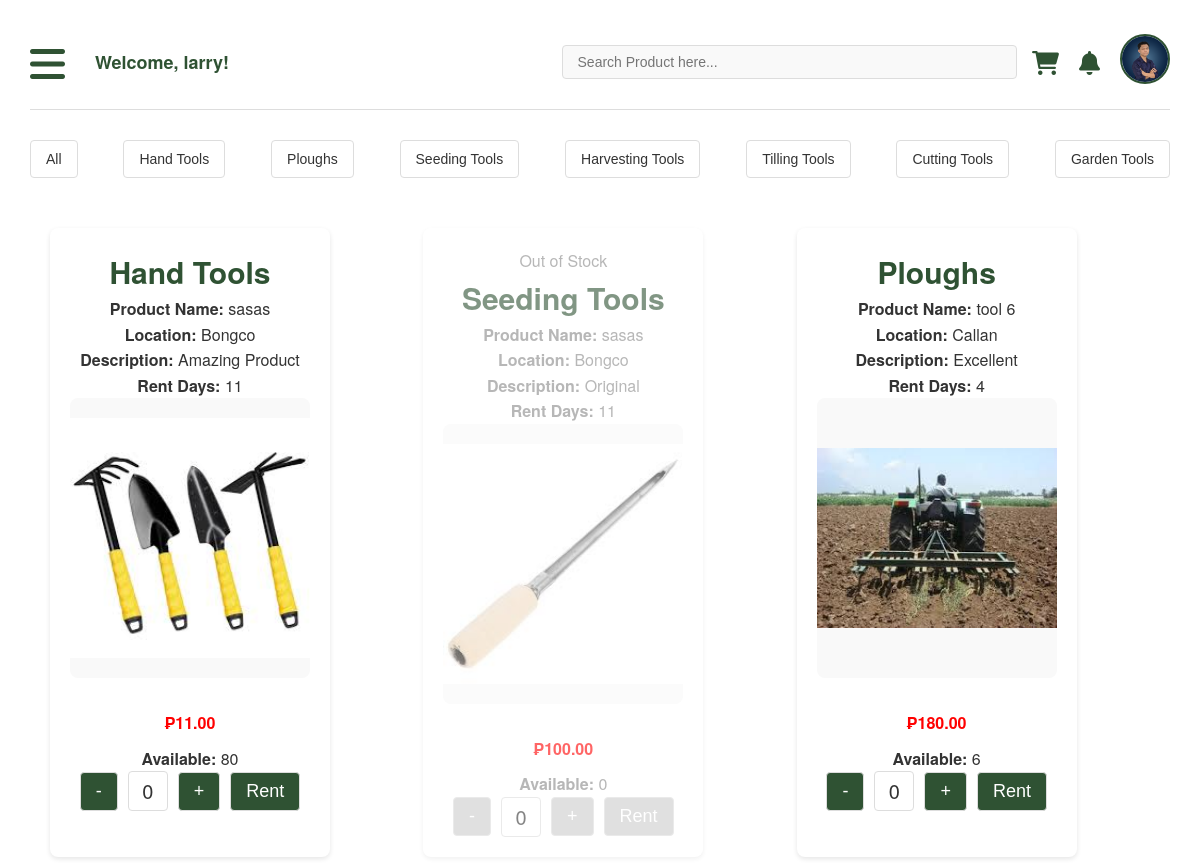
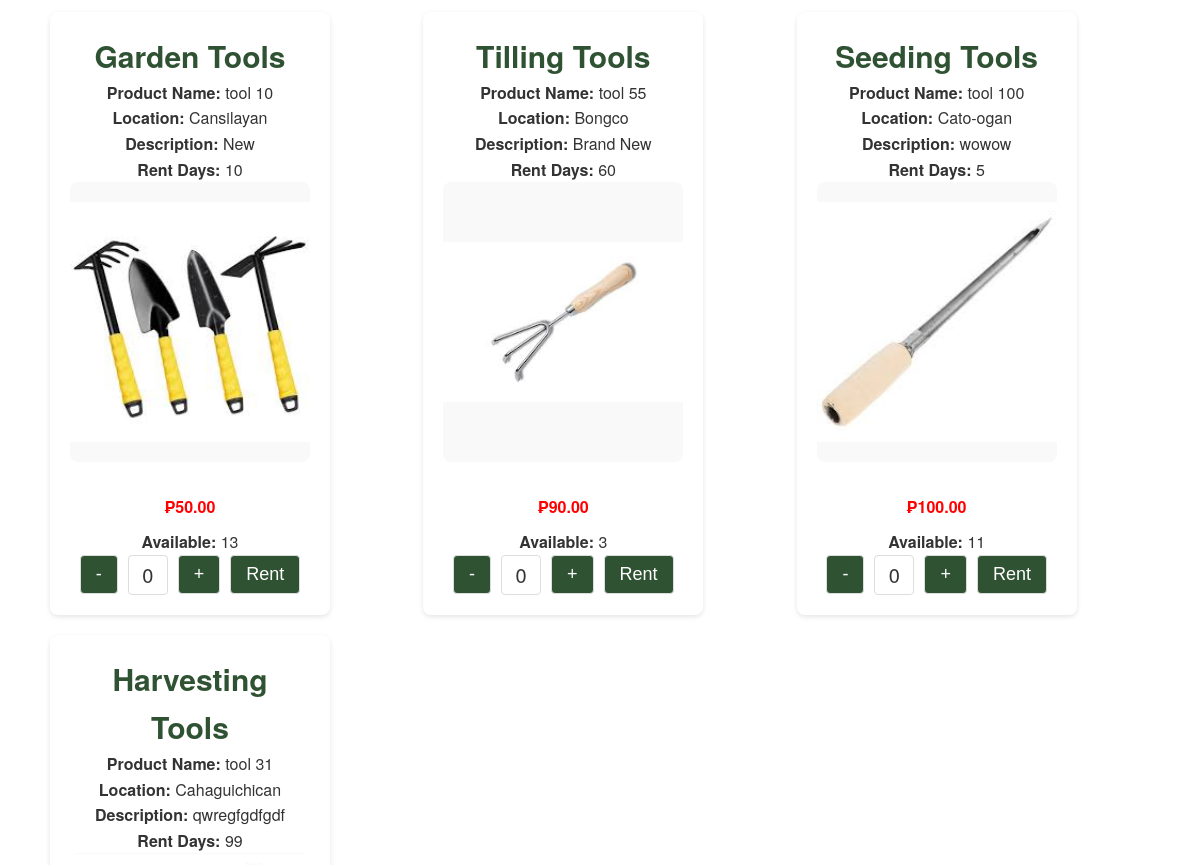
The app's page /index/CustomerDashboard.php (signed in, upper part), older data (2 pictures, top to bottom).
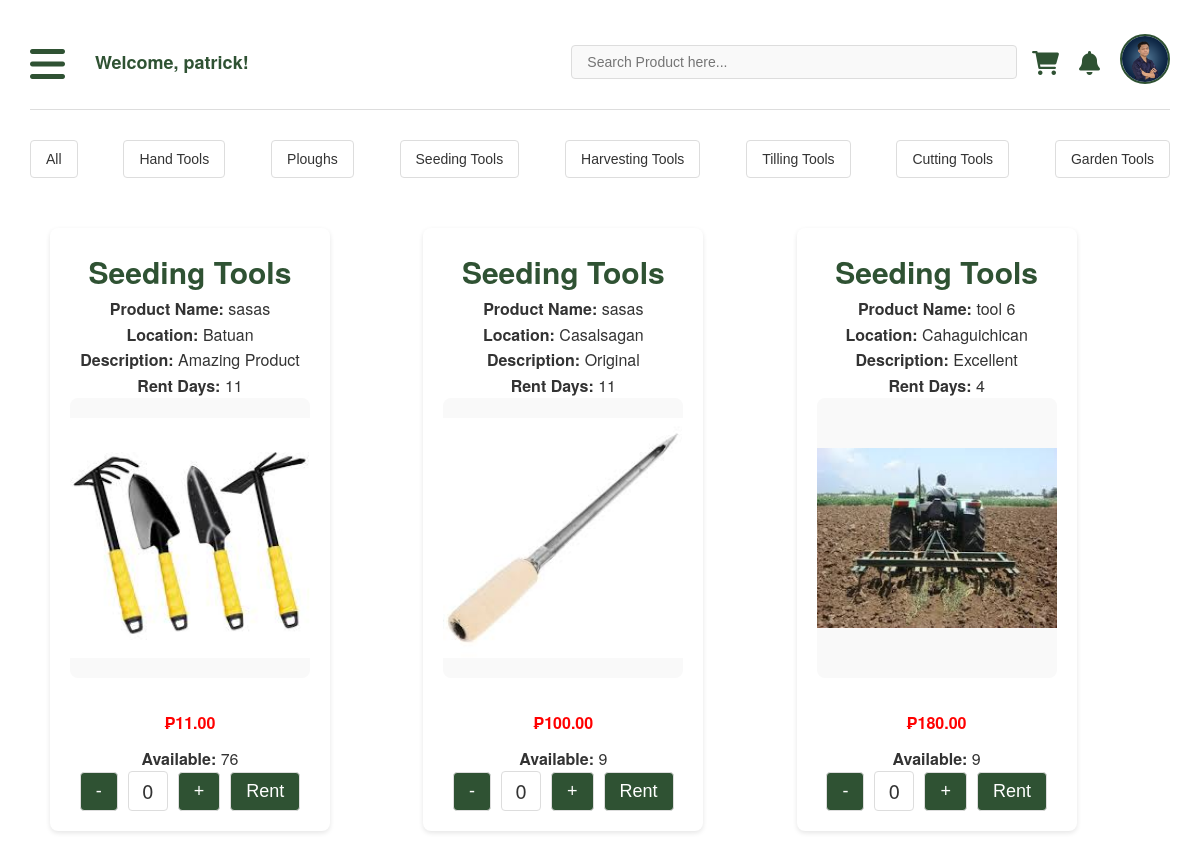
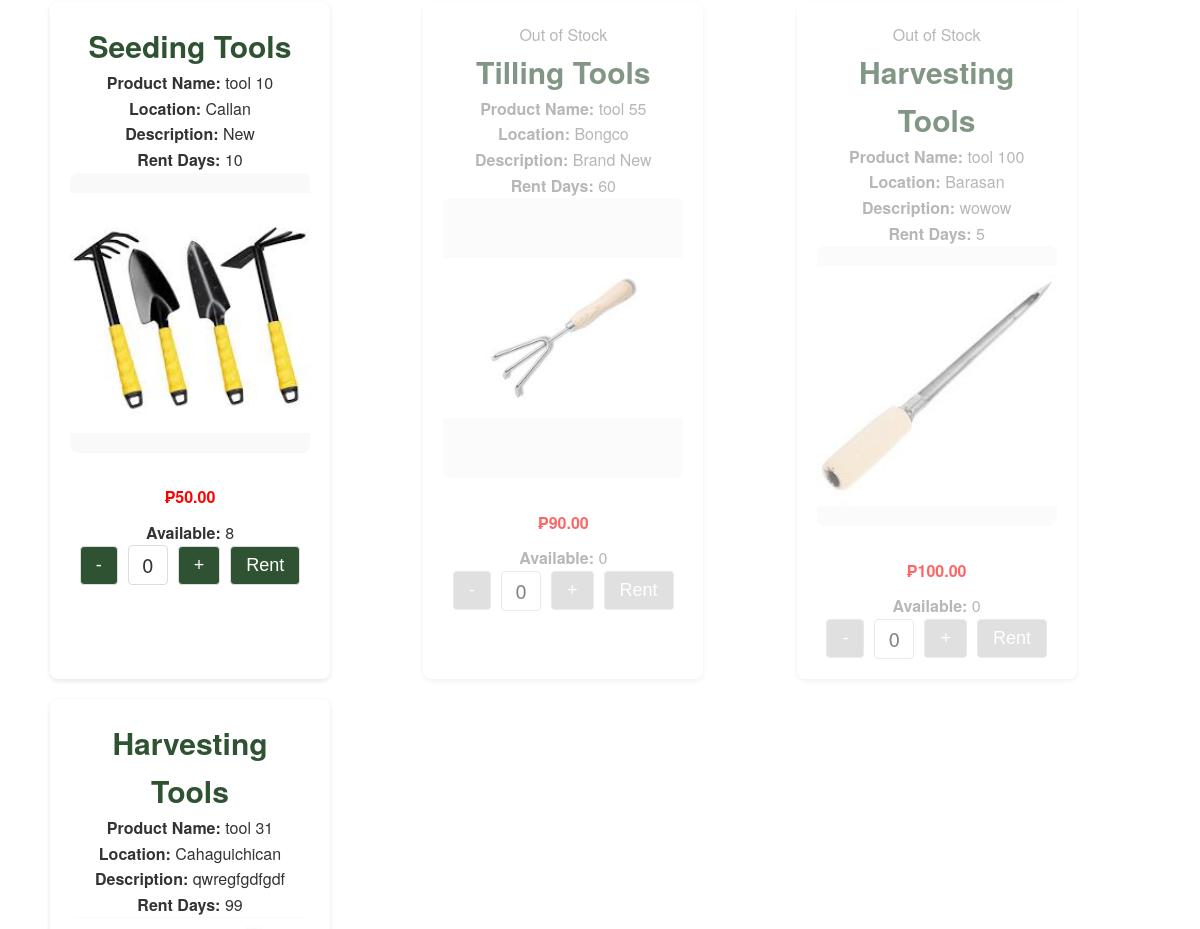
The same page, newer data (2 pictures, top to bottom).
### tables this page shows
CREATE TABLE `products` (
  `id` int(11) NOT NULL,
  `product_name` varchar(255) NOT NULL,
  `location` varchar(255) NOT NULL,
  `description` text DEFAULT NULL,
  `quantity` int(11) NOT NULL,
  `categories` varchar(255) NOT NULL,
  `price` decimal(10,2) NOT NULL,
  `image` varchar(255) NOT NULL,
  `status` enum('pending','approved','declined') DEFAULT 'pending',
  `rent_days` int(11) NOT NULL,
  `created_at` timestamp NOT NULL DEFAULT current_timestamp(),
  `penalty_amount` decimal(10,2) DEFAULT 0.05
);

### index/CustomerDashboard.php (the view, shortened to what the changed rows need)
<?php
include 'config.php';
$sql = "SELECT id, categories, product_name, location, description, rent_days, price, created_at, image, quantity FROM products WHERE status = 'approved'";
$result = $conn->query($sql);
?>
<!DOCTYPE html>
<html lang="en">
<head>
    <link href="https://cdnjs.cloudflare.com/ajax/libs/font-awesome/6.0.0-beta3/css/all.min.css" rel="stylesheet">
    <link rel="stylesheet" href="css/Customercss.css?v=1.0">
</head>
<body>
    <div class="main-content">
        <header>
            <div class="user-welcome">
                <p>Welcome, <?php echo htmlspecialchars($_SESSION['firstname']); ?>!</p>
            </div>
        </header>
        <div class="menu-items" id="menu-items">
            <?php
            if ($result->num_rows > 0) {
                while ($row = $result->fetch_assoc()) {
                    $categories = htmlspecialchars($row['categories']);
                    $productName = htmlspecialchars($row['product_name']);
                    $location = htmlspecialchars($row['location']);
                    $description = htmlspecialchars($row['description']);
                    $rent_days = $row['rent_days'];
                    $price = number_format($row['price'], 2);
                    $image = htmlspecialchars($row['image']);
                    $availableQuantity = $row['quantity'];
                    $outOfStockClass = $availableQuantity <= 0 ? 'out-of-stock' : '';
                    $outOfStockLabel = $availableQuantity <= 0 ? '<div class="out-of-stock-label">Out of Stock</div>' : '';
            ?>
                <div class="item <?php echo $outOfStockClass; ?>" data-id="<?php echo $row['id']; ?>" data-categories="<?php echo $categories; ?>" data-name="<?php echo $productName; ?>" data-price="<?php echo $price; ?>" data-quantity="<?php echo $availableQuantity; ?>">
                    <?php echo $outOfStockLabel; ?>
                    <div class="categories">
                        <?php echo $categories; ?>
                    </div>
                    <p><strong>Product Name:</strong> <?php echo $productName; ?></p>
                    <p><strong>Location:</strong> <?php echo $location; ?></p>
                    <p><strong>Description:</strong> <?php echo $description; ?></p>
                    <p><strong>Rent Days:</strong> <?php echo $rent_days; ?> </p>
                    <img src="uploaded_img/<?php echo $image; ?>" alt="<?php echo $productName; ?>" onerror="this.src='uploaded_img/default_image.jpg';">
                    <h3 class="item-price" style="color: red;">₱<?php echo $price; ?></h3>
                    <p><strong>Available:</strong> <?php echo max(0, $availableQuantity); ?></p>
                    <div class="quantity-control">
                        <button class="minus-btn" <?php echo $availableQuantity <= 0 ? 'disabled' : ''; ?>>-</button>
                        <span class="quantity">0</span>
                        <button class="plus-btn" <?php echo $availableQuantity <= 0 ? 'disabled' : ''; ?>>+</button>
                        <button class="rent-btn" <?php echo $availableQuantity <= 0 ? 'disabled' : ''; ?>>Rent</button>
                    </div>
                </div>
            <?php
                }
            } else {
                echo "<p>No products available</p>";
            }
            ?>
        </div>
    </div>
</body>
</html>

Row changes from the older to the newer data that the page shows:
changed products "Amazing Product": categories "Hand Tools" → "Seeding Tools"; location "Bongco" → "Batuan"; quantity "80" → "76"
changed products "Original": location "Bongco" → "Casalsagan"; quantity "0" → "9"; no longer shows "Out of Stock"
changed products "tool 6": categories "Ploughs" → "Seeding Tools"; location "Callan" → "Cahaguichican"; quantity "6" → "9"
changed products "tool 10": categories "Garden Tools" → "Seeding Tools"; location "Cansilayan" → "Callan"; quantity "13" → "8"
changed products "Tilling Tools": quantity "3" → "0"; now shows "Out of Stock"
changed products "tool 100": categories "Seeding Tools" → "Harvesting Tools"; location "Cato-ogan" → "Barasan"; quantity "11" → "0"; now shows "Out of Stock"
Text that changed along with them:
$_SESSION['firstname']: "larry" → "patrick"
